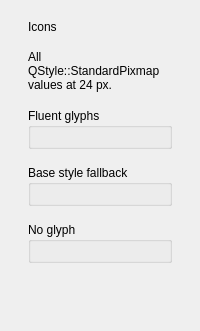
<widget class="QWidget" name="iconsBody"><layout class="QVBoxLayout" name="iconsLayout"><property name="spacing"><number>16</number></property><property name="leftMargin"><number>28</number></property><property name="topMargin"><number>20</number></property><property name="rightMargin"><number>28</number></property><property name="bottomMargin"><number>28</number></property><item><widget class="QLabel" name="iconsHeading"><property name="text"><string>Icons</string></property></widget></item><item><widget class="QLabel" name="iconsNote"><property name="text"><string>All QStyle::StandardPixmap values at 24 px.</string></property><property name="wordWrap"><bool>true</bool></property></widget></item><item><widget class="QGroupBox" name="fluentIconsGroup"><property name="title"><string>Fluent glyphs</string></property><layout class="QVBoxLayout" name="fluentIconsLayout"><item><layout class="QGridLayout" name="fluentIconsGrid"/></item></layout></widget></item><item><widget class="QGroupBox" name="baseIconsGroup"><property name="title"><string>Base style fallback</string></property><layout class="QVBoxLayout" name="baseIconsLayout"><item><layout class="QGridLayout" name="baseIconsGrid"/></item></layout></widget></item><item><widget class="QGroupBox" name="missingIconsGroup"><property name="title"><string>No glyph</string></property><layout class="QVBoxLayout" name="missingIconsLayout"><item><layout class="QGridLayout" name="missingIconsGrid"/></item></layout></widget></item><item><spacer name="iconsSpacer"><property name="orientation"><enum>Qt::Vertical</enum></property><property name="sizeHint"><size><width>20</width><height>40</height></size></property></spacer></item></layout></widget>
